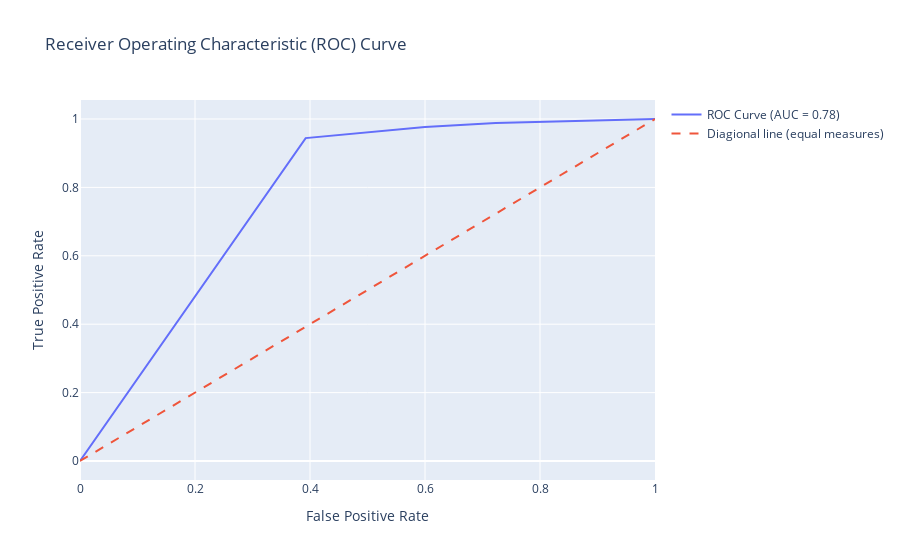

The notebook cell saved with this chart:
### Code cell
# Probabilities from the fitted grid search
y_pred_prob = fittedgrid.predict_proba(X_testbl)[:, 1]

# FPR, TPR and Thresholds
fpr, tpr, thresholds = roc_curve(y_testbl, y_pred_prob)

#AUC score
auc_score = roc_auc_score(y_testbl, y_pred_prob)

#ROC curve 
roc_trace = go.Scatter(
    x=fpr,
    y=tpr,
    mode='lines',
    name='ROC Curve (AUC = {:.2f})'.format(auc_score)
)

#Diagonal line trace
diagonal_trace = go.Scatter(
    x=[0, 1],
    y=[0, 1],
    mode='lines',
    name='Diagional line (equal measures)',
    line=dict(dash='dash')
)

#Layout & figure
layout = go.Layout(
    title='Receiver Operating Characteristic (ROC) Curve',
    xaxis=dict(title='False Positive Rate'),
    yaxis=dict(title='True Positive Rate'),
    showlegend=True
)

fig = go.Figure(data=[roc_trace, diagonal_trace], layout=layout)


fig.show()

### Figure 1 — Plotly figure (JSON) as saved in the notebook; plotly's stock layout.template omitted (floating-point values rounded to 4 significant figures)
{"data": [{"mode": "lines", "name": "ROC Curve (AUC = 0.78)", "type": "scatter", "x": [0, 0.3924, 0.5999, 0.723, 1], "y": [0, 0.9441, 0.9769, 0.9884, 1]}, {"line": {"dash": "dash"}, "mode": "lines", "name": "Diagional line (equal measures)", "type": "scatter", "x": [0, 1], "y": [0, 1]}], "layout": {"showlegend": true, "title": {"text": "Receiver Operating Characteristic (ROC) Curve"}, "xaxis": {"title": {"text": "False Positive Rate"}}, "yaxis": {"title": {"text": "True Positive Rate"}}}}
